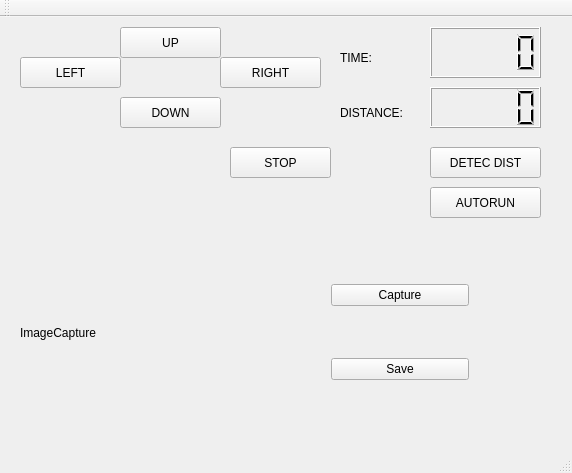
<?xml version="1.0" encoding="UTF-8"?>
<ui version="4.0">
 <class>MainWindow</class>
 <widget class="QMainWindow" name="MainWindow">
  <property name="geometry">
   <rect>
    <x>0</x>
    <y>0</y>
    <width>572</width>
    <height>473</height>
   </rect>
  </property>
  <property name="windowTitle">
   <string>MainWindow</string>
  </property>
  <widget class="QWidget" name="centralWidget">
   <widget class="QPushButton" name="pushButton">
    <property name="geometry">
     <rect>
      <x>20</x>
      <y>40</y>
      <width>101</width>
      <height>31</height>
     </rect>
    </property>
    <property name="text">
     <string>LEFT</string>
    </property>
   </widget>
   <widget class="QPushButton" name="pushButton_2">
    <property name="geometry">
     <rect>
      <x>230</x>
      <y>130</y>
      <width>101</width>
      <height>31</height>
     </rect>
    </property>
    <property name="text">
     <string>STOP</string>
    </property>
   </widget>
   <widget class="QPushButton" name="pushButton_3">
    <property name="geometry">
     <rect>
      <x>120</x>
      <y>80</y>
      <width>101</width>
      <height>31</height>
     </rect>
    </property>
    <property name="text">
     <string>DOWN</string>
    </property>
   </widget>
   <widget class="QPushButton" name="pushButton_4">
    <property name="geometry">
     <rect>
      <x>120</x>
      <y>10</y>
      <width>101</width>
      <height>31</height>
     </rect>
    </property>
    <property name="text">
     <string>UP</string>
    </property>
   </widget>
   <widget class="QPushButton" name="pushButton_5">
    <property name="geometry">
     <rect>
      <x>220</x>
      <y>40</y>
      <width>101</width>
      <height>31</height>
     </rect>
    </property>
    <property name="text">
     <string>RIGHT</string>
    </property>
   </widget>
   <widget class="QLabel" name="label">
    <property name="geometry">
     <rect>
      <x>340</x>
      <y>80</y>
      <width>81</width>
      <height>31</height>
     </rect>
    </property>
    <property name="text">
     <string>DISTANCE:</string>
    </property>
   </widget>
   <widget class="QLCDNumber" name="lcdNumber">
    <property name="geometry">
     <rect>
      <x>430</x>
      <y>70</y>
      <width>111</width>
      <height>41</height>
     </rect>
    </property>
   </widget>
   <widget class="QPushButton" name="pushButton_6">
    <property name="geometry">
     <rect>
      <x>430</x>
      <y>130</y>
      <width>111</width>
      <height>31</height>
     </rect>
    </property>
    <property name="text">
     <string>DETEC DIST</string>
    </property>
   </widget>
   <widget class="QLCDNumber" name="lcdNumber_2">
    <property name="geometry">
     <rect>
      <x>430</x>
      <y>10</y>
      <width>111</width>
      <height>51</height>
     </rect>
    </property>
   </widget>
   <widget class="QLabel" name="label_2">
    <property name="geometry">
     <rect>
      <x>340</x>
      <y>30</y>
      <width>68</width>
      <height>21</height>
     </rect>
    </property>
    <property name="text">
     <string>TIME:</string>
    </property>
   </widget>
   <widget class="QPushButton" name="pushButton_7">
    <property name="geometry">
     <rect>
      <x>430</x>
      <y>170</y>
      <width>111</width>
      <height>31</height>
     </rect>
    </property>
    <property name="text">
     <string>AUTORUN</string>
    </property>
   </widget>
   <widget class="QWidget" name="verticalLayoutWidget">
    <property name="geometry">
     <rect>
      <x>320</x>
      <y>210</y>
      <width>160</width>
      <height>211</height>
     </rect>
    </property>
    <layout class="QVBoxLayout" name="ImageCapture">
     <item>
      <widget class="QPushButton" name="buttonCapture">
       <property name="text">
        <string>Capture</string>
       </property>
      </widget>
     </item>
     <item>
      <widget class="QPushButton" name="Buttonsave">
       <property name="text">
        <string>Save</string>
       </property>
      </widget>
     </item>
    </layout>
   </widget>
   <widget class="QLabel" name="label_3">
    <property name="geometry">
     <rect>
      <x>20</x>
      <y>210</y>
      <width>271</width>
      <height>211</height>
     </rect>
    </property>
    <property name="text">
     <string>ImageCapture</string>
    </property>
   </widget>
  </widget>
  <widget class="QToolBar" name="mainToolBar">
   <attribute name="toolBarArea">
    <enum>TopToolBarArea</enum>
   </attribute>
   <attribute name="toolBarBreak">
    <bool>false</bool>
   </attribute>
  </widget>
  <widget class="QStatusBar" name="statusBar"/>
 </widget>
 <layoutdefault spacing="6" margin="11"/>
 <resources/>
 <connections/>
</ui>
